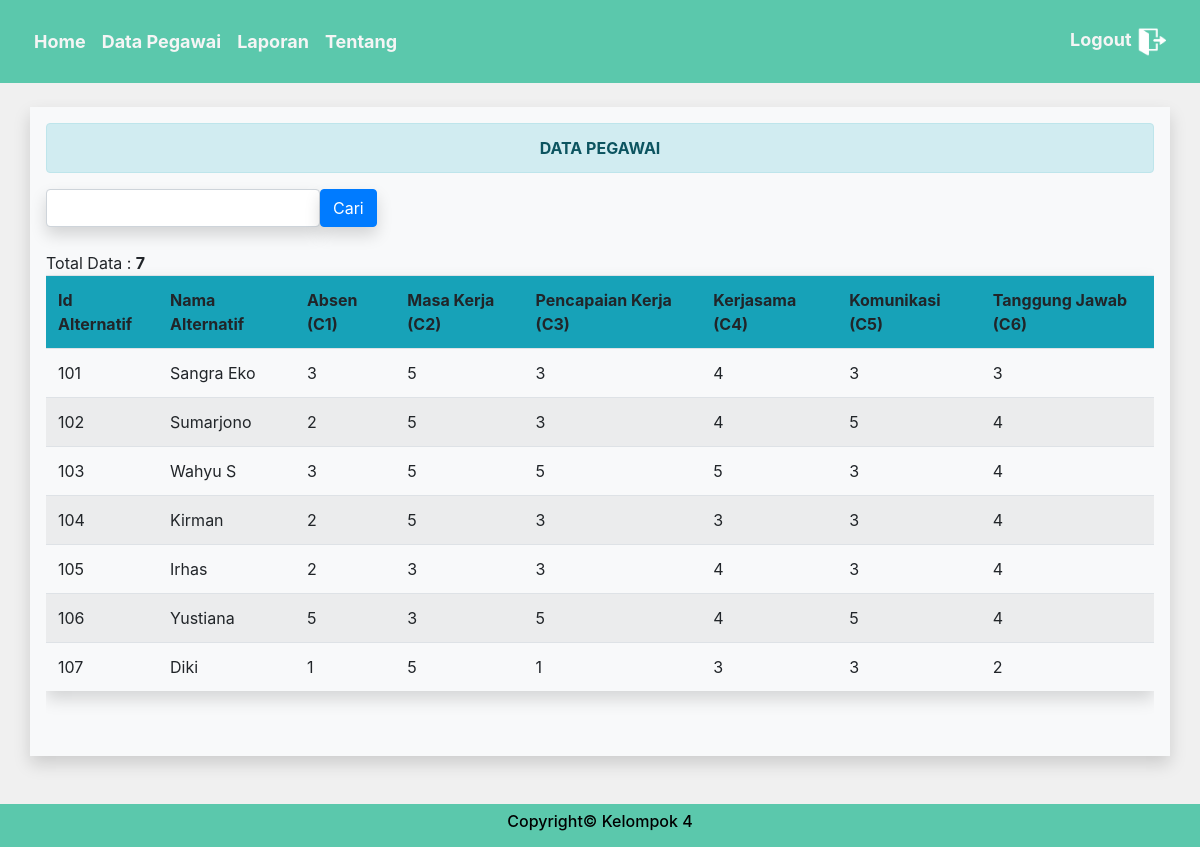
The app's page /konsumen/data_pegawai.php (signed in) with its own data.
### tables this page shows
CREATE TABLE `alternatif` (
  `id_alternatif` varchar(25) NOT NULL,
  `nama_alternatif` varchar(80) NOT NULL,
  `c1` varchar(25) NOT NULL,
  `c2` varchar(25) NOT NULL,
  `c3` varchar(25) NOT NULL,
  `c4` varchar(25) NOT NULL,
  `c5` varchar(25) NOT NULL,
  `c6` varchar(25) NOT NULL
);

### functions.php (called while the page is built, shortened)
<?php
$con = mysqli_connect("localhost", "root", "root", "spkmoora");
function tampilpegawai($query)
{
	global $con;
	$data = mysqli_query($con, $query);
	$rows = [];
	while ($row = mysqli_fetch_assoc($data)) {
		$rows[] = $row;
	}
	return $rows;
}

### konsumen/data_pegawai.php (the view, shortened to what this page needs)
<?php
require '../functions.php';
$data_pegawai = tampilpegawai("SELECT * FROM alternatif");
$data_pegawai1 = mysqli_query($con, "SELECT * FROM alternatif");
?>
<!doctype html>
<html lang="en">
<head>
  <link rel="stylesheet" type="text/css" href="../bootstrap/css/bootstrap.min.css">
  <link rel="stylesheet" href="https://cdn.jsdelivr.net/npm/bootstrap@4.6.0/dist/css/bootstrap.min.css">
</head>
<body bgcolor="f0f0f0">
  <nav class="navbar navbar-expand-lg navbar-dark" style="background-color: #5bc8ac;">
    <div class="collapse navbar-collapse" id="navbarNavAltMarkup">
      <div class="navbar-nav" style="margin: 10px;">
        <a class="nav-link active" href="index.php">
          <font size="4"><b>Home</b> </font><span class="sr-only">(current)</span>
        </a>
        <a class="nav-link" href="data_pegawai.php">
          <font size="4"><b>Data Pegawai</b></font>
        </a>
        <a class="nav-link" href="laporan.php">
          <font size="4"><b>Laporan</b></font>
        </a>
        <a class="nav-link" href="tentang.php">
          <font size="4"><b>Tentang</b></font>
        </a>
      </div>
    </div>
    <div class="navbar-nav ms-auto" style="margin: 10px;">
      <a class="log nav-link m-auto" href="../logout.php">
        <font size="4"><b>Logout</b></font>
        <img src="../img/logout.png" width="30">
      </a>
    </div>
  </nav>
  <br>
  <div class="container bg-light shadow p-3 mb-5">
    <div class="alert alert-info">
      <center><b>DATA PEGAWAI</b></center>
    </div>
    <div class="form-inline">
      <form method="POST" action="" class="form-group">
        <input type="text" name="input" autofocus autocomplete="off" class="form-control shadow">
        <button type="submit" name="cari" class="btn btn-primary shadow">Cari</button>
      </form>
    </div>
    <br>
    <div class="table-responsive">
      <table class="table table-striped shadow p-3 mb-5">
        <?php $tot = mysqli_num_rows($data_pegawai1);
        echo "Total Data : <b>" . $tot . "</b>";
        ?>
        <tr class="bg-info">
          <th>Id Alternatif</th>
          <th>Nama Alternatif</th>
          <th>Absen (C1)</th>
          <th>Masa Kerja (C2)</th>
          <th>Pencapaian Kerja (C3)</th>
          <th>Kerjasama (C4)</th>
          <th>Komunikasi (C5)</th>
          <th>Tanggung Jawab (C6)</th>
        </tr>
        <?php foreach ($data_pegawai as $pegawai) { ?>
          <tr>
            <td><?= $pegawai['id_alternatif']; ?></td>
            <td><?= $pegawai['nama_alternatif']; ?></td>
            <td><?= $pegawai['c1']; ?></td>
            <td><?= $pegawai['c2']; ?></td>
            <td><?= $pegawai['c3']; ?></td>
            <td><?= $pegawai['c4']; ?></td>
            <td><?= $pegawai['c5']; ?></td>
            <td><?= $pegawai['c6']; ?></td>
          </tr>
        <?php } ?>
      </table>
    </div>
  </div>
  <div class="col-md-12" style="background-color: #5bc8ac;">
    <div class="copyright">
      <h6 style="color: #000;">Copyright&copy; Kelompok 4</h6>
    </div>
  </div>
</body>
</html>

### konsumen/data_pegawai.php (style rules this page uses)
body { background-color: #f0f0f0; }
.container { min-height: calc(100vh - 211px - -60px); }
.col-md-12 { padding: 8px; }
.copyright { text-align: center; color: white; }
a font { color: whitesmoke; }

### records on screen
alternatif: id_alternatif "101", nama_alternatif "Sangra Eko", c1 "3", c2 "5", c3 "3", c4 "4", c5 "3", c6 "3"
alternatif: id_alternatif "102", nama_alternatif "Sumarjono", c1 "2", c2 "5", c3 "3", c4 "4", c5 "5", c6 "4"
alternatif: id_alternatif "103", nama_alternatif "Wahyu S", c1 "3", c2 "5", c3 "5", c4 "5", c5 "3", c6 "4"
alternatif: id_alternatif "104", nama_alternatif "Kirman", c1 "2", c2 "5", c3 "3", c4 "3", c5 "3", c6 "4"
alternatif: id_alternatif "105", nama_alternatif "Irhas", c1 "2", c2 "3", c3 "3", c4 "4", c5 "3", c6 "4"
alternatif: id_alternatif "106", nama_alternatif "Yustiana", c1 "5", c2 "3", c3 "5", c4 "4", c5 "5", c6 "4"
alternatif: id_alternatif "107", nama_alternatif "Diki", c1 "1", c2 "5", c3 "1", c4 "3", c5 "3", c6 "2"

### other values on screen
$tot "7"
